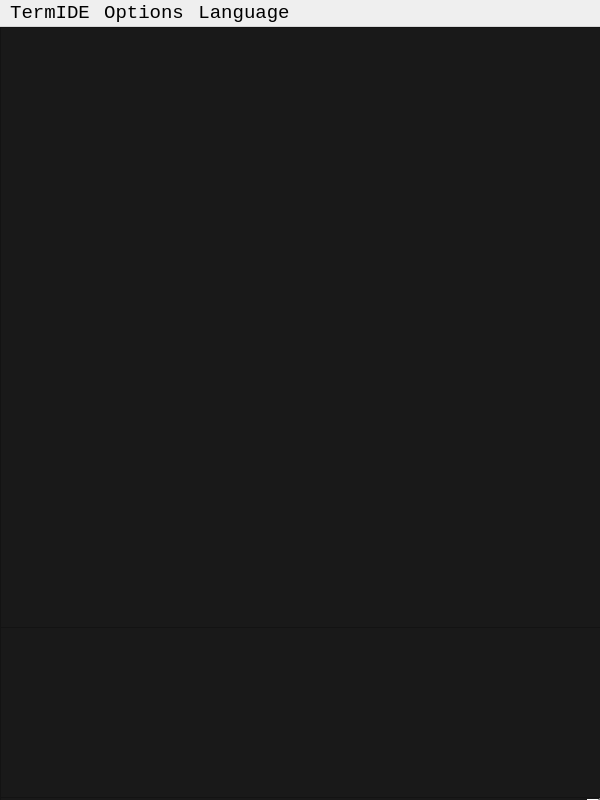
<?xml version="1.0" encoding="UTF-8"?>
<ui version="4.0">
 <class>MainWindow</class>
 <widget class="QMainWindow" name="MainWindow">
  <property name="geometry">
   <rect>
    <x>0</x>
    <y>0</y>
    <width>600</width>
    <height>800</height>
   </rect>
  </property>
  <property name="minimumSize">
   <size>
    <width>600</width>
    <height>800</height>
   </size>
  </property>
  <property name="maximumSize">
   <size>
    <width>600</width>
    <height>800</height>
   </size>
  </property>
  <property name="font">
   <font>
    <family>Consolas</family>
    <pointsize>14</pointsize>
   </font>
  </property>
  <property name="windowTitle">
   <string>TermIDE</string>
  </property>
  <widget class="QWidget" name="centralwidget">
   <widget class="QPlainTextEdit" name="plainTextEdit">
    <property name="geometry">
     <rect>
      <x>0</x>
      <y>0</y>
      <width>601</width>
      <height>601</height>
     </rect>
    </property>
    <property name="sizePolicy">
     <sizepolicy hsizetype="Expanding" vsizetype="Expanding">
      <horstretch>250</horstretch>
      <verstretch>250</verstretch>
     </sizepolicy>
    </property>
    <property name="font">
     <font>
      <family>Consolas</family>
      <pointsize>14</pointsize>
     </font>
    </property>
    <property name="styleSheet">
     <string notr="true">color: rgb(230, 230, 230);
background-color: rgb(25, 25, 25);
letter-spacing: 10px;</string>
    </property>
   </widget>
   <widget class="QPlainTextEdit" name="plainTextEdit_2">
    <property name="geometry">
     <rect>
      <x>0</x>
      <y>770</y>
      <width>601</width>
      <height>31</height>
     </rect>
    </property>
    <property name="styleSheet">
     <string notr="true">color: rgb(230, 230, 230);
background-color: rgb(25, 25, 25);</string>
    </property>
   </widget>
   <widget class="QPlainTextEdit" name="plainTextEdit_3">
    <property name="enabled">
     <bool>false</bool>
    </property>
    <property name="geometry">
     <rect>
      <x>0</x>
      <y>600</y>
      <width>601</width>
      <height>171</height>
     </rect>
    </property>
    <property name="styleSheet">
     <string notr="true">color: rgb(230, 230, 230);
background-color: rgb(25, 25, 25);</string>
    </property>
   </widget>
  </widget>
  <widget class="QMenuBar" name="menubar">
   <property name="geometry">
    <rect>
     <x>0</x>
     <y>0</y>
     <width>600</width>
     <height>19</height>
    </rect>
   </property>
   <widget class="QMenu" name="menuTermIDE">
    <property name="title">
     <string>TermIDE</string>
    </property>
    <addaction name="actionTheme"/>
    <addaction name="actionInformation"/>
   </widget>
   <widget class="QMenu" name="menuRun">
    <property name="title">
     <string>Options</string>
    </property>
    <addaction name="actionRun"/>
    <addaction name="actionStop_2"/>
    <addaction name="actionBuild"/>
    <addaction name="separator"/>
    <addaction name="actionFont"/>
   </widget>
   <widget class="QMenu" name="menuLanguage">
    <property name="title">
     <string>Language</string>
    </property>
    <addaction name="actionC"/>
    <addaction name="actionSwift"/>
    <addaction name="actionC_2"/>
    <addaction name="actionC_3"/>
    <addaction name="actionGo"/>
   </widget>
   <addaction name="menuTermIDE"/>
   <addaction name="menuRun"/>
   <addaction name="menuLanguage"/>
  </widget>
  <action name="actionC">
   <property name="text">
    <string>C</string>
   </property>
  </action>
  <action name="actionC_2">
   <property name="text">
    <string>C++</string>
   </property>
  </action>
  <action name="actionSwift">
   <property name="text">
    <string>Swift</string>
   </property>
  </action>
  <action name="actionC_3">
   <property name="text">
    <string>C#</string>
   </property>
  </action>
  <action name="actionGo">
   <property name="text">
    <string>Go</string>
   </property>
  </action>
  <action name="actionStop">
   <property name="text">
    <string>Stop</string>
   </property>
  </action>
  <action name="actionRun">
   <property name="text">
    <string>Run</string>
   </property>
  </action>
  <action name="actionBuild">
   <property name="text">
    <string>Build</string>
   </property>
  </action>
  <action name="actionStop_2">
   <property name="text">
    <string>Stop</string>
   </property>
  </action>
  <action name="actionFont">
   <property name="text">
    <string>Font</string>
   </property>
  </action>
  <action name="actionTheme">
   <property name="text">
    <string>Theme</string>
   </property>
  </action>
  <action name="actionInformation">
   <property name="text">
    <string>Information</string>
   </property>
  </action>
 </widget>
 <resources/>
 <connections/>
</ui>
